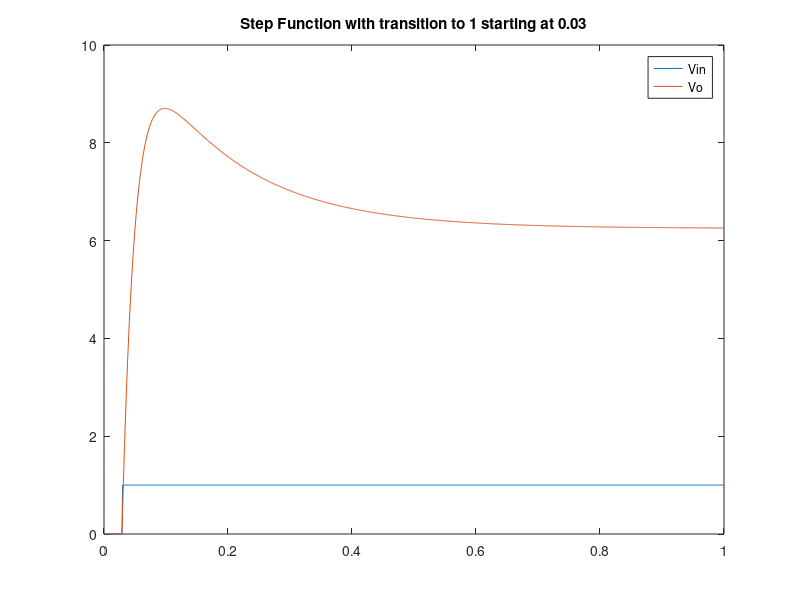
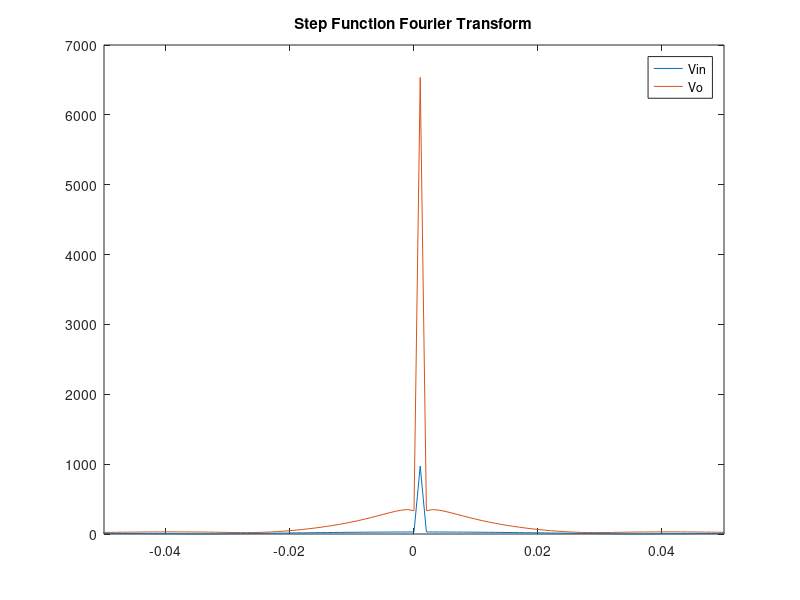
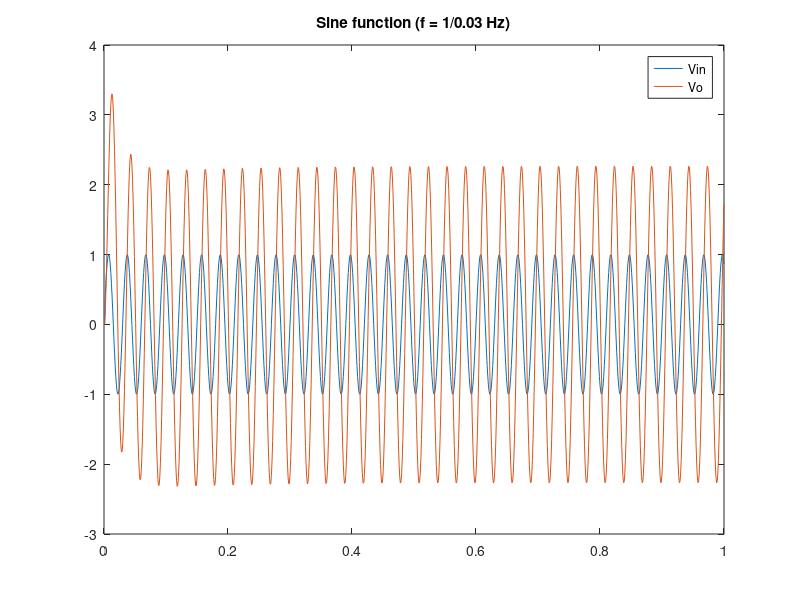
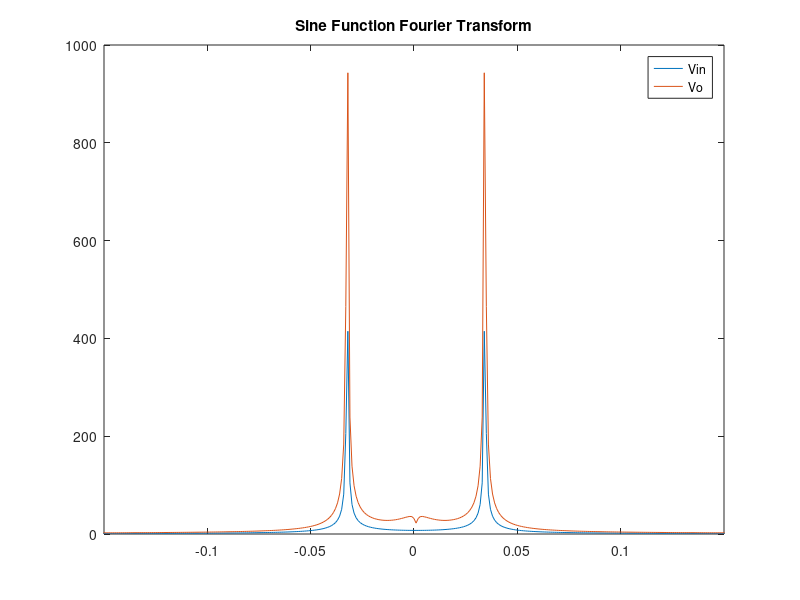

The MATLAB script that drew these images, in order:
%this code works through the transient simulation questions for the
%assignment. It models three different input signals: step, sine, Gaussian.

%begin with MNA setup for circuit
%set values
C1 = 0.25;
R1 = 1;
R2 = 2;
L = 0.2;
R3 = 10;
a = 100;
R4 = 0.1;
Ro = 1000;
omega = pi;
Vin = 10;

%set up matrices
C = zeros(7,7);
G = zeros(7,7);
V = zeros(7,1);
F = zeros(7,1);

%add values to matrices
C(1,1) = C1;
C(1,2) = -C1;
C(2,1) = -C1;
C(2,2) = C1;
C(6,7) = -L;

G(1,1) = 1/R1;
G(1,2) = -1/R1;
G(1,6) = 1;
G(2,1) = -1/R1;
G(2,2) = 1/R2 + 1/R1;
G(2,7) = 1;
G(3,3) = 1/R3;
G(3,7) = -1;
G(4,4) = 1;
G(4,7) = -a;
G(5,4) = -1/R4;
G(5,5) = 1/R4 + 1/Ro;
G(6,2) = 1;
G(6,3) = -1;
G(7,1) = 1;

F(7,1) = 1;

%now set up 3 input signals and plot results

%input 1: step function

start = 1; %starting point for timesteps
step = 1000; %total number of time steps
del = start/step; %time difference between start and stop

%set up stepping of input for V
V_step = zeros(7,1,step); %all inputs are initially 0, set up 3x3 to add in step

%set up stepping of input for F
F_step = zeros(7,1,step); 
%we want to simulate 1000 steps for 1s and change F_step to 1 at 0.03s, so
%.03*1000 = 30 (= first step we need to set to 1).
F_step(7,1,30:step) = 1;

%step through FD solution
for i = 2:1:step %need to start at 2 to get indices for V_step to work
    S = C/del + G;
    A = C*V_step(:,:,i-1)/del+F_step(:,:,i);
    V_step(:,:,i) = S\A; %set up V for each step
end

%extract Vin and Vout
Vo = V_step(5,1,:);
Vin = V_step(1,1,:);

%plot step function and Fourier
figure(1)
plot((1:step).*del, Vin(1,:))
hold on
plot((1:step).*del, Vo(1,:))
title('Step Function with transition to 1 starting at 0.03')
legend('Vin','Vo')

figure(2)
ff = abs(fftshift(fft(Vin(1,:))));
FF = abs(fftshift(fft(Vo(1,:))));
plot(((1:length(ff))/step)-0.5,ff)
hold on
plot(((1:length(FF))/step)-0.5,FF);
title('Step Function Fourier Transform')
legend('Vin','Vo');
xlim([-0.05 0.05]); %zoom in to area

%input 2: sine function
f = 1/0.03; %frequency in Hz; change this to see how freq. affects solution

%set up F and V matrices
F_sine = zeros(7,1,step);
V_sine = zeros(7,1,step);

%set up F with the sine function
for i = 1:1:step
    F_sine(7,1,i)= sin(2*pi*i*f*del);
end

%step through FD solution
for i = 2:1:step %need to start at 2 to get indices for V_step to work
    S = C/del + G;
    A = C*V_sine(:,:,i-1)/del+F_sine(:,:,i);
    V_sine(:,:,i) = S\A; %set up V for each step
end

%extract Vin and Vout
Vo = V_sine(5,1,:);
Vin = V_sine(1,1,:);

%plot sine function and Fourier
figure(3)
plot((1:step).*del, Vin(1,:))
hold on
plot((1:step).*del, Vo(1,:))
title('Sine function (f = 1/0.03 Hz)')
legend('Vin','Vo')

figure(4)
ff = abs(fftshift(fft(Vin(1,:))));
FF = abs(fftshift(fft(Vo(1,:))));
plot(((1:length(ff))/step)-0.5,ff)
hold on
plot(((1:length(FF))/step)-0.5,FF);
title('Sine Function Fourier Transform')
legend('Vin','Vo');
xlim([-0.15 0.15]); %zoom in to area

%input 3: Gaussian pulse
%set up constants for Gaussian
std = 0.03;
delay = 0.06;
mag = 1;

%set up inputs
F_gauss = zeros(7,1,step);
V_gauss = zeros(7,1,step);

%set up F with Gaussian
for i = 1:1:step
    F_gauss(7,1,i) = exp(-1*((del*i - delay)/std)^2);
end

%step through FD solution
for i = 2:1:step %need to start at 2 to get indices for V_step to work
    S = C/del + G;
    A = C*V_gauss(:,:,i-1)/del+F_gauss(:,:,i);
    V_gauss(:,:,i) = S\A; %set up V for each step
end

%extract Vin and Vout
Vo = V_gauss(5,1,:);
Vin = V_gauss(1,1,:);

%plot Gauss function and Fourier
figure(5)
plot((1:step).*del, Vin(1,:))
hold on
plot((1:step).*del, Vo(1,:))
title('Gauss Function (std = 0.05, mag = 1, delay = 0.06')
legend('Vin','Vo')

figure(6)
ff = abs(fftshift(fft(Vin(1,:))));
FF = abs(fftshift(fft(Vo(1,:))));
plot(((1:length(ff))/step)-0.5,ff)
hold on
plot(((1:length(FF))/step)-0.5,FF);
title('Gauss Function Fourier Transform')
legend('Vin','Vo');
xlim([-0.05 0.05]); %zoom in to area

